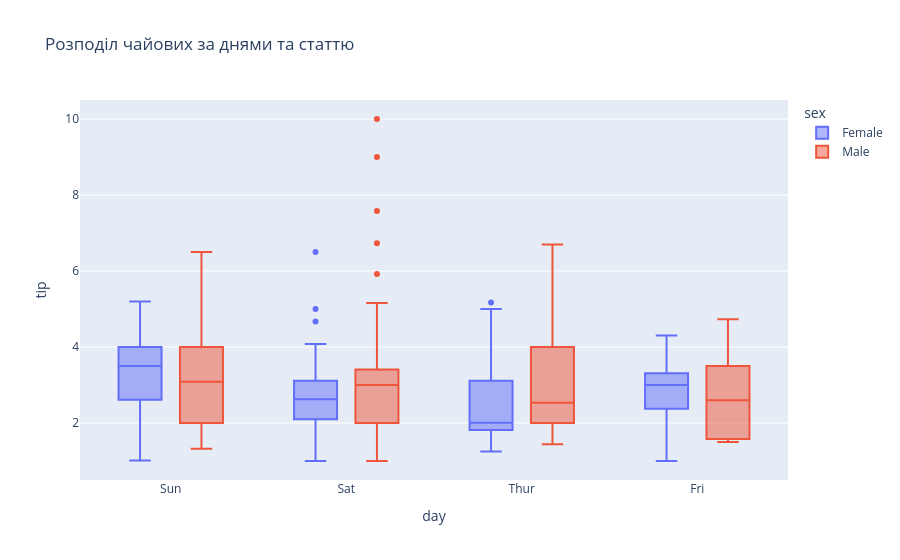

The notebook cell this image was saved under:
### Markdown cell above
---

**6. Інтерактивний box plot: чайові за днями та статтю**

Створіть інтерактивний box plot для чайових за днями тижня з розбивкою за кольором по статі.

### Code cell
fig = px.box(df, x = 'day', y = 'tip', color = 'sex', title = 'Розподіл чайових за днями та статтю')
fig.show();

### Figure 1 — Plotly figure (JSON) as saved in the notebook; plotly's stock layout.template omitted (floating-point values rounded to 4 significant figures; data arrays with more than 128 entries replaced by an {"elided": "..."} marker saying what was removed)
{"data": [{"alignmentgroup": "True", "hovertemplate": "sex=Female<br>day=%{x}<br>tip=%{y}<extra></extra>", "legendgroup": "Female", "marker": {"color": "#636efa"}, "name": "Female", "notched": false, "offsetgroup": "Female", "orientation": "v", "showlegend": true, "type": "box", "x": ["Sun", "Sun", "Sun", "Sun", "Sun", "Sun", "Sat", "Sat", "Sat", "Sat", "Sat", "Sat", "Sun", "Sun", "Sat", "Sat", "Sat", "Sat", "Sat", "Sat", "Sat", "Thur", "Thur", "Fri", "Fri", "Fri", "Fri", "Fri", "Sat", "Sat", "Sat", "Sat", "Sat", "Sun", "Sun", "Thur", "Thur", "Thur", "Thur", "Thur", "Thur", "Thur", "Thur", "Thur", "Thur", "Thur", "Thur", "Thur", "Thur", "Thur", "Thur", "Thur", "Thur", "Thur", "Thur", "Thur", "Thur", "Sun", "Sun", "Sun", "Sun", "Sun", "Sat", "Sat", "Sun", "Sun", "Sun", "Thur", "Thur", "Thur", "Thur", "Thur", "Thur", "Thur", "Sat", "Sat", "Sat", "Sat", "Sat", "Fri", "Fri", "Fri", "Fri", "Sat", "Sat", "Sat", "Thur"], "x0": " ", "xaxis": "x", "y": [1.01, 3.61, 5.0, 3.02, 1.67, 3.5, 2.75, 2.23, 3.0, 3.0, 2.45, 3.07, 2.6, 5.2, 1.5, 2.47, 1.0, 3.0, 3.14, 5.0, 2.2, 1.83, 5.17, 1.0, 4.3, 3.25, 2.5, 3.0, 2.5, 3.48, 4.08, 4.0, 1.0, 4.0, 3.5, 1.5, 1.8, 2.92, 1.68, 2.52, 4.2, 2.0, 2.0, 2.83, 1.5, 2.0, 3.25, 1.25, 2.0, 2.0, 2.75, 3.5, 5.0, 2.3, 1.5, 1.36, 1.63, 5.14, 3.75, 2.61, 2.0, 3.0, 1.61, 2.0, 4.0, 3.5, 3.5, 4.19, 5.0, 2.0, 2.01, 2.0, 2.5, 3.23, 2.23, 2.5, 6.5, 1.1, 3.09, 3.48, 3.0, 2.5, 2.0, 2.88, 4.67, 2.0, 3.0], "y0": " ", "yaxis": "y"}, {"alignmentgroup": "True", "hovertemplate": "sex=Male<br>day=%{x}<br>tip=%{y}<extra></extra>", "legendgroup": "Male", "marker": {"color": "#EF553B"}, "name": "Male", "notched": false, "offsetgroup": "Male", "orientation": "v", "showlegend": true, "type": "box", "x": {"elided": "157 str values"}, "x0": " ", "xaxis": "x", "y": {"elided": "157 float values"}, "y0": " ", "yaxis": "y"}], "layout": {"boxmode": "group", "legend": {"title": {"text": "sex"}, "tracegroupgap": 0}, "title": {"text": "Розподіл чайових за днями та статтю"}, "xaxis": {"anchor": "y", "domain": [0, 1], "title": {"text": "day"}}, "yaxis": {"anchor": "x", "domain": [0, 1], "title": {"text": "tip"}}}}
